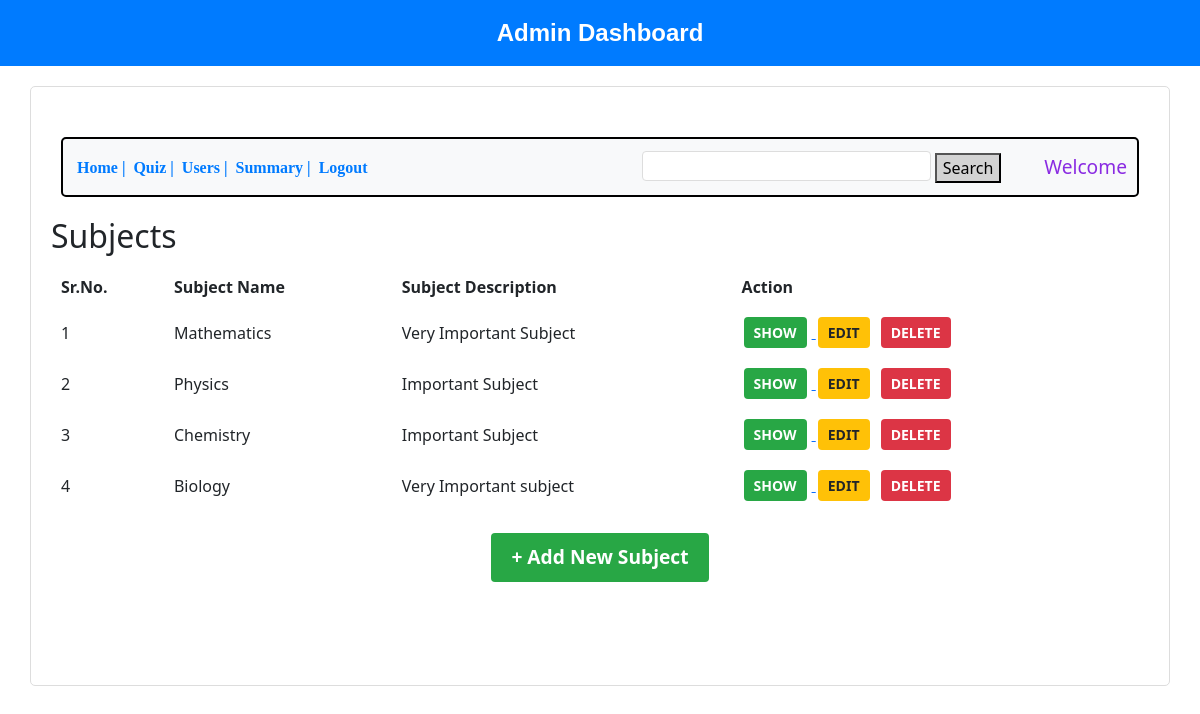
The app's page /admin/search with its own data.
### backend/models.py (models this page shows, shortened)
class Subject(db.Model):
    __tablename__ = "subjects"
    id = db.Column(db.Integer, primary_key=True)
    name = db.Column(db.String, nullable=False, unique=True)
    desc = db.Column(db.String, nullable=False, unique=True)
    chapters = db.relationship('Chapter', backref='subject', lazy='dynamic')

### backend/controllers.py (the view, shortened to what this page needs)
@app.route('/admin/search')
def admin_search():
    query = request.args.get('query', '').strip()
    users, subjects, quizzes = [], [], []
    user_data = []
    subject_data = []
    quiz_data = []
    for quiz in quizzes:
        quiz_data.append({
            'quiz': quiz,
            'subject': quiz.subject,
            'chapter': quiz.chapter
        })
    return render_template('admin_dash.html',
                            query=query,
                            user_data=user_data,
                            subject_data=subject_data,
                            quiz_data=quiz_data,
                            subjects=Subject.query.all())

### templates/admin_dash.html (shortened to what this page needs)
<!DOCTYPE html>
<html lang="en">
<head>
    <link rel="stylesheet" href="/static/style.css">
    <link rel="stylesheet" href="https://cdnjs.cloudflare.com/ajax/libs/bootstrap/5.3.2/css/bootstrap.min.css">
</head>
<body>
    <header class="header2">Admin Dashboard</header>
    <div class="bordertime">
        <div class="button-container">
            <a href="/admin_dash"><button class="nav-button">Home |</button></a>
            <a href="/quiz-mgmt"><button class="nav-button">Quiz |</button></a>
            <a href="/show_user"><button class="nav-button">Users |</button></a>
            <a href="/summary?email={{ email }}"><button class="nav-button">Summary |</button></a>
            <a href="/login"><button class="nav-button">Logout</button></a>
            <div class="search-container">
                <form action="{{ url_for('admin_search') }}" method="GET">
                    <input type="search" class="search" name="query">
                    <button type="submit" class="submit">Search</button>
                </form>
            </div>
            <h4 class="text">Welcome {{ name }}</h4>
        </div>
        <h2>Subjects</h2>
        {% if subjects %}
        <table class="subject-table">
            <thead>
                <tr>
                    <th>Sr.No.</th>
                    <th>Subject Name</th>
                    <th>Subject Description</th>
                    <th>Action</th>
                </tr>
            </thead>
            <tbody>
                {% for subject in subjects %}
                <tr>
                    <td>{{ loop.index }}</td>
                    <td>{{ subject.name }}</td>
                    <td>{{ subject.desc }}</td>
                    <td>
                        <a href="{{ url_for('show_chapters', subject_id=subject.id) }}">
                            <button class="action-btn show-btn">SHOW</button>
                        </a>
                        <button class="action-btn edit-btn" data-bs-toggle="modal" data-bs-target="#editSubjectModal"
                            data-subject-id="{{ subject.id }}" data-subject-name="{{ subject.name }}"
                            data-subject-desc="{{ subject.desc }}">
                            EDIT
                        </button>
                        <a href="{{ url_for('delete_subject', subject_id=subject.id) }}"
                            onclick="return confirm('Are you sure you want to delete this subject?')">
                            <button class="action-btn delete-btn">DELETE</button>
                        </a>
                    </td>
                </tr>
                {% endfor %}
            </tbody>
        </table>
        {% else %}
        <div class="no-subjects">
            <h3>No Subjects available</h3>
            <p>Click the button below to add a new subject.</p>
        </div>
        {% endif %}
        <center>
            <a href="/new-subject">
                <button type="button" class="adding-button">+ Add New Subject</button>
            </a>
        </center>
    </div>
</body>
</html>

### static/style.css (style rules this page uses)
table { width: 100%; border-collapse: collapse; }
th, td { text-align: left; padding: 8px; }
th { font-weight: bold; text-align: center; }
.bordertime { border: 2px solid black; border-radius: 20px; height: 600px; }
.button-container { padding-left: 20px; display: flex; align-items: center; border: 2px solid black; height: 60px; border-radius: 10px; border-radius: 20px; margin-top: 30px; margin-left: 10px; margin-right: 10px; }
.nav-button { background-color: transparent; text-align: center; display: inline-block; font-size: 16px; cursor: pointer; margin: 0%; padding: 0px 4px; border: none; color: green; font-family: cursive; }
.search { font-size: larger; margin-left: 200px; padding: 0px 50px; height: 30px; }
.text { margin-left: 300px; font-size: larger; color: blueviolet; }
.adding-button { margin: 0%; padding: 14px 14px; background-color: rgb(164, 212, 19); border-radius: 20px; justify-content: center; font-size: larger; }
.bordertime { border: 1px solid #ddd; padding: 20px; border-radius: 5px; margin: 20px auto; width: 95%; }
.header2 { background-color: #007bff; color: white; text-align: center; padding: 15px; font-size: 24px; font-weight: bold; }
.button-container { display: flex; align-items: center; margin-bottom: 20px; padding: 10px; background-color: #f8f9fa; border-radius: 5px; }
.nav-button { background: none; border: none; color: #007bff; cursor: pointer; font-weight: bold; }
.text { margin-left: auto; margin-bottom: 0; }
.search { margin-left: auto; padding: 5px; border-radius: 4px; border: 1px solid #ddd; }
.action-btn { margin: 2px; padding: 6px 12px; border: none; border-radius: 4px; cursor: pointer; }
.show-btn { background-color: #28a745; color: white; }
.edit-btn { background-color: #ffc107; color: black; }
.delete-btn { background-color: #dc3545; color: white; }
body { font-family: 'Segoe UI', Tahoma, Geneva, Verdana, sans-serif; background-color: #f4f6f8; color: #333; margin: 0; padding: 0; }
h1, h2, h3 { color: #222; }
a { text-decoration: none; color: #007bff; }
.header2 { padding: 20px; background-color: white; color: black; text-align: center; font-size: xx-large; font-family: Verdana, Geneva, Tahoma, sans-serif; }
.action-btn { padding: 6px 12px; border-radius: 5px; font-size: 14px; cursor: pointer; }
.edit-btn { background-color: #ffc107; color: #000; }
.delete-btn { background-color: #dc3545; color: #fff; }
.action-btn { padding: 5px 10px; border: none; border-radius: 4px; cursor: pointer; margin-right: 5px; font-weight: bold; }
.edit-btn { background-color: #ffc107; color: #212529; }
.adding-button { background-color: #28a745; color: white; padding: 10px 20px; border: none; border-radius: 4px; cursor: pointer; margin-top: 20px; font-weight: bold; }
.search-container { padding-left: 270px; }
table { margin-top: 10px; width: 100%; border-collapse: collapse; border: 2px solid black; border-radius: 10px; overflow: hidden; }
th, td { padding: 10px; text-align: left; }
body { font-family: Arial, sans-serif; text-align: center; background-color: #f8f8f8; }
.submit { background: lightgray; }

### records on screen
Subject: name "Mathematics", desc "Very Important Subject"
Subject: name "Physics", desc "Important Subject"
Subject: name "Chemistry", desc "Important Subject"
Subject: name "Biology", desc "Very Important subject"
